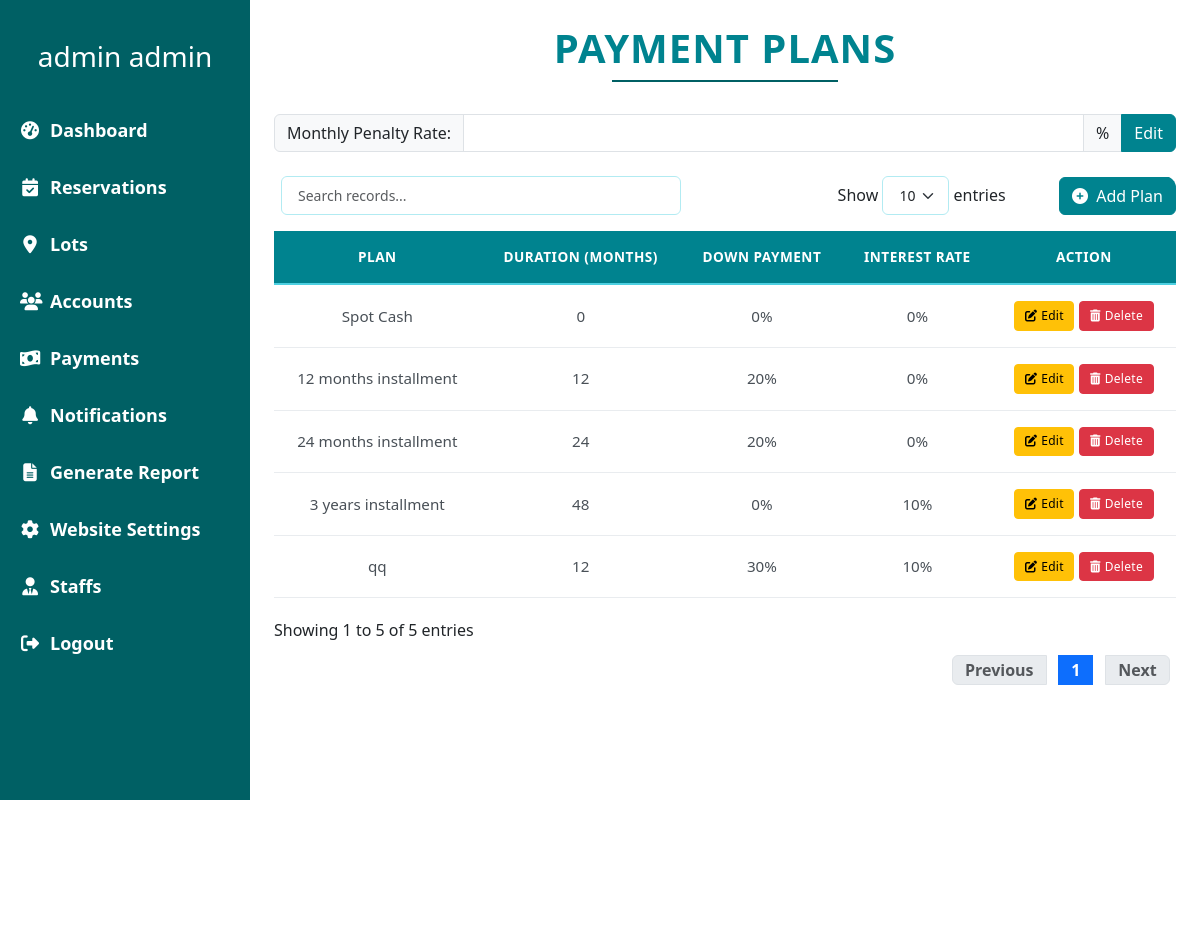
The page /admin/payment_plans.php (signed in) on the database as committed earlier.
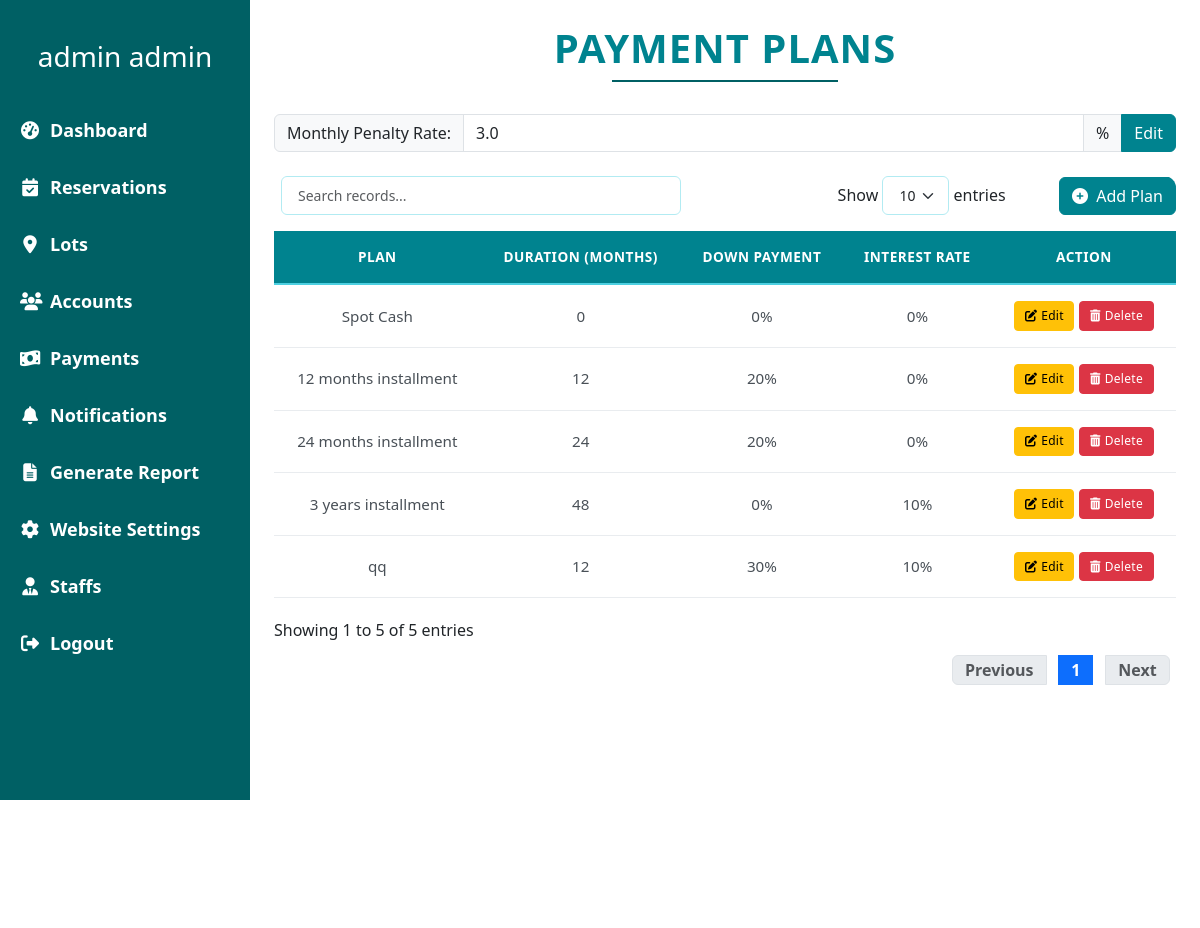
The same page on the database as committed later.
### tables this page shows
CREATE TABLE `penalty` (
  `penalty_id` int(11) NOT NULL,
  `penalty_amount` decimal(10,1) NOT NULL
);

### admin/settings/penalty.class.php (called while the page is built, shortened)
<?php
require_once __DIR__ . '/../../database.php';
class Penalty {
    private $db;
    public function __construct() {
        $this->db = new Database();
    }
    public function getPenaltyRate() {
        $sql = "SELECT penalty_amount FROM penalty WHERE penalty_id = 1";
        $query = $this->db->connect()->prepare($sql);
        $query->execute();
        return $query->fetch(PDO::FETCH_ASSOC)['penalty_amount'];
    }
}

### database.php (called while the page is built)
<?php
class Database{
    private $host = 'localhost';
    private $username = 'root';
    private $password = '';
    private $dbname = 'burial_db';
    protected $connection;
    function connect(){
        try {
            if($this->connection === null){
                $dsn = "mysql:host=$this->host;dbname=$this->dbname";
                $this->connection = new PDO($dsn, $this->username, $this->password, [
                    PDO::ATTR_ERRMODE => PDO::ERRMODE_EXCEPTION,
                    PDO::ATTR_DEFAULT_FETCH_MODE => PDO::FETCH_ASSOC,
                    PDO::ATTR_EMULATE_PREPARES => false
                ]);
            }
            return $this->connection;
        } catch (PDOException $e) {
            error_log("Database Connection Error: " . $e->getMessage());
            throw new Exception("Database connection failed: " . $e->getMessage());
        }
    }
}

### admin/payments/payments.class.php (called while the page is built, shortened)
<?php
require_once __DIR__ . '/../../database.php';
class Payments_class{
    protected $db;
    function __construct(){
        $this->db = new Database();
    }
    public function showPaymentPlans() {
        $sql = "SELECT * FROM payment_plan WHERE is_deleted = 0";
        $query = $this->db->connect()->prepare($sql);
        $data = null;
        if($query->execute()){
            $data = $query->fetchAll(PDO::FETCH_ASSOC);
        }
        return $data;
    }
}

### admin/payment_plans.php (the view, shortened to what this page needs)
<?php
    include(__DIR__ . '/nav/navigation.php');
    require_once (__DIR__ . '/payments/payments.class.php');
    require_once (__DIR__ . '/settings/penalty.class.php');
    $burialObj = new Payments_class();
    $penalty = new Penalty();
    $penaltyRate = $penalty->getPenaltyRate();
    $paymentPlans = $burialObj->showPaymentPlans();
?>
<link rel="stylesheet" type="text/css" href="https://cdn.datatables.net/1.13.7/css/dataTables.bootstrap5.min.css">
<div class="container-fluid px-4 py-4">
    <div class="text-center mb-4">
        <h1 class="display-5 fw-bold text-uppercase" style="color: #006064;">PAYMENT PLANS</h1>
        <div class="border-bottom border-2 w-25 mx-auto" style="border-color: #006064 !important;"></div>
    </div>
    <div class="mb-4">
        <div class="col-12">
            <div class="input-group">
                <span class="input-group-text">Monthly Penalty Rate:</span>
                <input type="number" class="form-control" value="<?php echo $penaltyRate; ?>" readonly>
                <span class="input-group-text">%</span>
                <?php if($_SESSION['account']['is_admin']): ?>
                <button class="btn btn-primary" data-bs-toggle="modal" data-bs-target="#editPenaltyModal">Edit</button>
                <?php endif; ?>
            </div>
        </div>
    </div>
    <div class="card">
        <div class="card-body">
            <table id="paymentPlansTable" class="table table-hover">
                <thead>
                    <tr>
                        <th>Plan</th>
                        <th>Duration (Months)</th>
                        <th>Down Payment</th>
                        <th>Interest Rate</th>
                        <?php if($_SESSION['account']['is_admin']): ?>
                        <th>Action</th>
                        <?php endif; ?>
                    </tr>
                </thead>
                <tbody>
                    <?php foreach ($paymentPlans as $plan): ?>
                    <tr>
                        <td><?= $plan['plan'] ?></td>
                        <td><?= $plan['duration'] ?></td>
                        <td><?= $plan['down_payment'] ?>%</td>
                        <td><?= $plan['interest_rate'] ?>%</td>
                        <?php if($_SESSION['account']['is_admin']): ?>
                        <td>
                            <div class="d-flex gap-1 justify-content-center">
                                <a href="payments/edit_payment_plan.php?id=<?= $plan['payment_plan_id'] ?>"
                                   class="btn btn-sm btn-warning d-flex align-items-center">
                                    <i class="fas fa-edit me-1"></i> Edit
                                </a>
                                <button class="btn btn-sm btn-danger deletePlanBtn d-flex align-items-center"
                                        data-plan_id="<?= $plan['payment_plan_id'] ?>">
                                    <i class="fas fa-trash-alt me-1"></i> Delete
                                </button>
                            </div>
                        </td>
                        <?php endif; ?>
                    </tr>
                    <?php endforeach; ?>
                </tbody>
            </table>
        </div>
    </div>
</div>

Rows that differ between the two databases and show on the page:
added penalty: penalty_amount "3.0"
